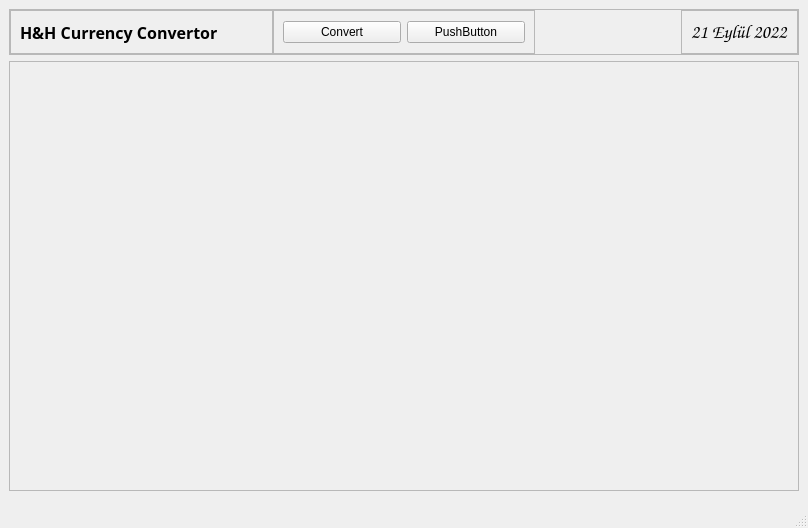
<?xml version="1.0" encoding="UTF-8"?>
<ui version="4.0">
 <class>main</class>
 <widget class="QMainWindow" name="main">
  <property name="geometry">
   <rect>
    <x>0</x>
    <y>0</y>
    <width>808</width>
    <height>528</height>
   </rect>
  </property>
  <property name="windowTitle">
   <string>HasanHamit</string>
  </property>
  <widget class="QWidget" name="centralwidget">
   <layout class="QVBoxLayout" name="verticalLayout">
    <item alignment="Qt::AlignTop">
     <widget class="QFrame" name="frame_2">
      <property name="frameShape">
       <enum>QFrame::StyledPanel</enum>
      </property>
      <property name="frameShadow">
       <enum>QFrame::Raised</enum>
      </property>
      <layout class="QHBoxLayout" name="horizontalLayout">
       <property name="spacing">
        <number>0</number>
       </property>
       <property name="leftMargin">
        <number>0</number>
       </property>
       <property name="topMargin">
        <number>0</number>
       </property>
       <property name="rightMargin">
        <number>0</number>
       </property>
       <property name="bottomMargin">
        <number>0</number>
       </property>
       <item>
        <widget class="QFrame" name="frame_4">
         <property name="frameShape">
          <enum>QFrame::StyledPanel</enum>
         </property>
         <property name="frameShadow">
          <enum>QFrame::Raised</enum>
         </property>
         <layout class="QHBoxLayout" name="horizontalLayout_2">
          <item>
           <widget class="QLabel" name="label">
            <property name="font">
             <font>
              <family>Dubai</family>
              <pointsize>12</pointsize>
              <weight>75</weight>
              <bold>true</bold>
             </font>
            </property>
            <property name="text">
             <string>H&amp;H Currency Convertor</string>
            </property>
           </widget>
          </item>
         </layout>
        </widget>
       </item>
       <item>
        <widget class="QFrame" name="frame_5">
         <property name="frameShape">
          <enum>QFrame::StyledPanel</enum>
         </property>
         <property name="frameShadow">
          <enum>QFrame::Raised</enum>
         </property>
         <layout class="QHBoxLayout" name="horizontalLayout_3">
          <item>
           <widget class="QPushButton" name="button1">
            <property name="styleSheet">
             <string notr="true">#button1:hover{
background-color:red;


}</string>
            </property>
            <property name="text">
             <string>Convert</string>
            </property>
            <property name="icon">
             <iconset>
              <normaloff>:/newPrefix/exchange-svgrepo-com.svg</normaloff>:/newPrefix/exchange-svgrepo-com.svg</iconset>
            </property>
           </widget>
          </item>
          <item>
           <widget class="QPushButton" name="button2">
            <property name="text">
             <string>PushButton</string>
            </property>
           </widget>
          </item>
         </layout>
        </widget>
       </item>
       <item alignment="Qt::AlignRight|Qt::AlignTop">
        <widget class="QFrame" name="frame_6">
         <property name="frameShape">
          <enum>QFrame::StyledPanel</enum>
         </property>
         <property name="frameShadow">
          <enum>QFrame::Raised</enum>
         </property>
         <layout class="QVBoxLayout" name="verticalLayout_2">
          <item alignment="Qt::AlignHCenter">
           <widget class="QLabel" name="label_2">
            <property name="font">
             <font>
              <family>Comic Sans MS</family>
              <pointsize>14</pointsize>
              <weight>75</weight>
              <bold>true</bold>
             </font>
            </property>
            <property name="text">
             <string>21 Eylül 2022</string>
            </property>
           </widget>
          </item>
         </layout>
        </widget>
       </item>
      </layout>
     </widget>
    </item>
    <item>
     <widget class="QFrame" name="frame">
      <property name="frameShape">
       <enum>QFrame::StyledPanel</enum>
      </property>
      <property name="frameShadow">
       <enum>QFrame::Raised</enum>
      </property>
      <layout class="QGridLayout" name="gridLayout">
       <item row="0" column="0">
        <widget class="QStackedWidget" name="stackedWidget">
         <widget class="QWidget" name="page"/>
         <widget class="QWidget" name="page_2"/>
        </widget>
       </item>
      </layout>
     </widget>
    </item>
    <item>
     <widget class="QFrame" name="frame_3">
      <property name="frameShape">
       <enum>QFrame::StyledPanel</enum>
      </property>
      <property name="frameShadow">
       <enum>QFrame::Raised</enum>
      </property>
     </widget>
    </item>
   </layout>
  </widget>
  <widget class="QStatusBar" name="statusbar"/>
 </widget>
 <resources>
  <include location="../../../../Program Files (x86)/Qt Designer/resimler1.qrc"/>
 </resources>
 <connections/>
</ui>
